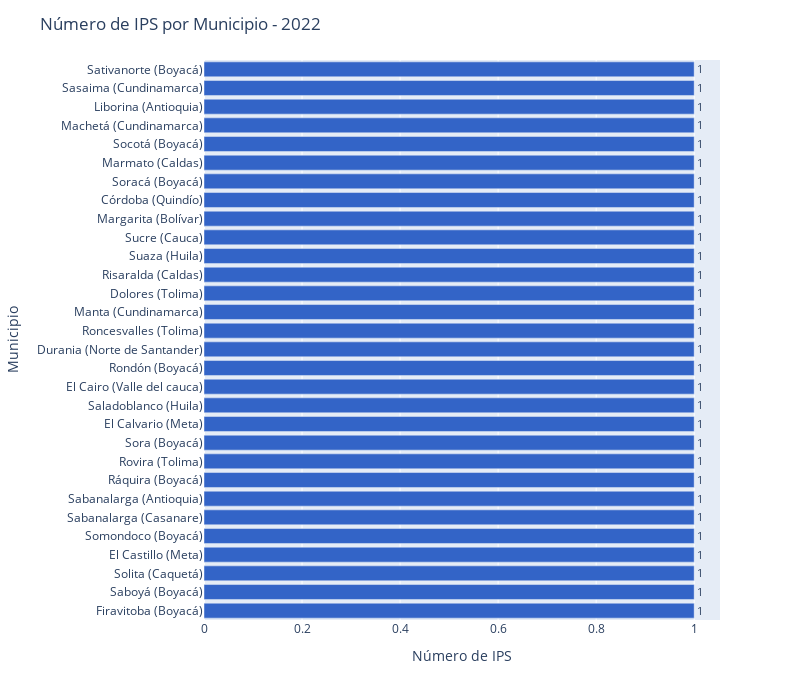

The code cell stored with this chart in its notebook:
### Code cell
top_bars = 30
fig = px.bar(data_frame=df_num_reps.iloc[:top_bars], 
             x='IPS_2022', 
             y='Municipio_Departamento', 
             orientation='h')

fig.update_xaxes(title_text='Número de IPS')
# fig.update_xaxes(range=[0,3100])
fig.update_yaxes(title_text='Municipio')
fig.update_layout(title='Número de IPS por Municipio - 2022')

color_sequence = ['#3364C7' for i in df_num_reps['Municipio_Departamento']]
fig.update_traces(marker=dict(color=color_sequence))

fig.update_traces(text=df_num_reps['IPS_2022'].iloc[:top_bars], textposition='outside')

# fig.update_layout(plot_bgcolor='rgba(0,0,0,0)')

fig.update_layout(width=800, height=700)

fig.show()

### Figure 1 — Plotly figure (JSON) as saved in the notebook; plotly's stock layout.template omitted (floating-point values rounded to 4 significant figures; data arrays with more than 128 entries replaced by an {"elided": "..."} marker saying what was removed)
{"data": [{"alignmentgroup": "True", "hovertemplate": "IPS_2022=%{x}<br>Municipio_Departamento=%{y}<extra></extra>", "legendgroup": "", "marker": {"color": {"elided": "1116 str values"}, "pattern": {"shape": ""}}, "name": "", "offsetgroup": "", "orientation": "h", "showlegend": false, "text": [1, 1, 1, 1, 1, 1, 1, 1, 1, 1, 1, 1, 1, 1, 1, 1, 1, 1, 1, 1, 1, 1, 1, 1, 1, 1, 1, 1, 1, 1], "textposition": "outside", "type": "bar", "x": [1, 1, 1, 1, 1, 1, 1, 1, 1, 1, 1, 1, 1, 1, 1, 1, 1, 1, 1, 1, 1, 1, 1, 1, 1, 1, 1, 1, 1, 1], "xaxis": "x", "y": ["Firavitoba (Boyacá)", "Saboyá (Boyacá)", "Solita (Caquetá)", "El Castillo (Meta)", "Somondoco (Boyacá)", "Sabanalarga (Casanare)", "Sabanalarga (Antioquia)", "Ráquira (Boyacá)", "Rovira (Tolima)", "Sora (Boyacá)", "El Calvario (Meta)", "Saladoblanco (Huila)", "El Cairo (Valle del cauca)", "Rondón (Boyacá)", "Durania (Norte de Santander)", "Roncesvalles (Tolima)", "Manta (Cundinamarca)", "Dolores (Tolima)", "Risaralda (Caldas)", "Suaza (Huila)", "Sucre (Cauca)", "Margarita (Bolívar)", "Córdoba (Quindío)", "Soracá (Boyacá)", "Marmato (Caldas)", "Socotá (Boyacá)", "Machetá (Cundinamarca)", "Liborina (Antioquia)", "Sasaima (Cundinamarca)", "Sativanorte (Boyacá)"], "yaxis": "y"}], "layout": {"barmode": "relative", "height": 700, "legend": {"tracegroupgap": 0}, "margin": {"t": 60}, "title": {"text": "Número de IPS por Municipio - 2022"}, "width": 800, "xaxis": {"anchor": "y", "domain": [0, 1], "title": {"text": "Número de IPS"}}, "yaxis": {"anchor": "x", "domain": [0, 1], "title": {"text": "Municipio"}}}}
